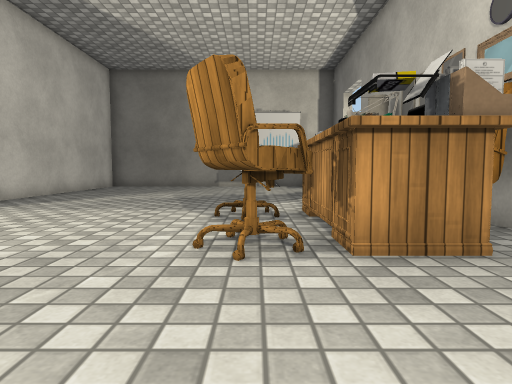
[1] (above)

12 first-person views from a walk through a Unity game level. The camera is 0.47 m above the floor, tilts 4° down and sees 75° across. The floor is counted in squares, 0.5 m on a side. Each view is taken from the middle of a square. On the plan, view 1 faces up. The plan holds only what a view shows up to about 12 squares ahead; the rest is blank. Some surface patterns are stand-ins.

[2]
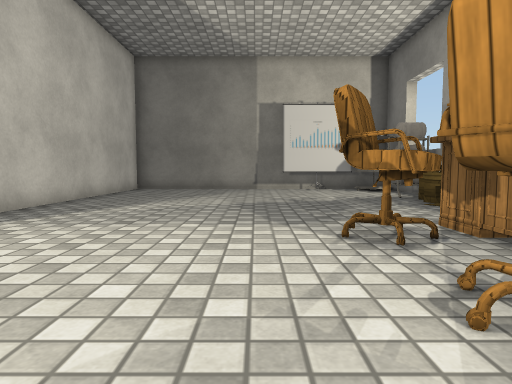

[3]
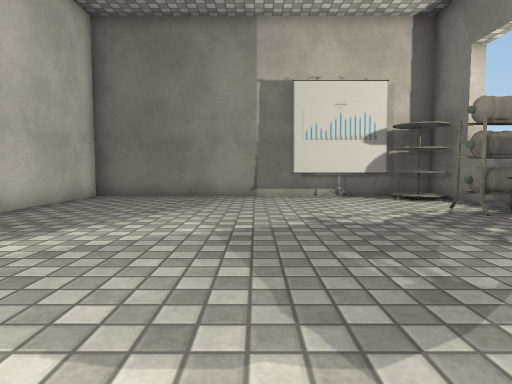

[4]
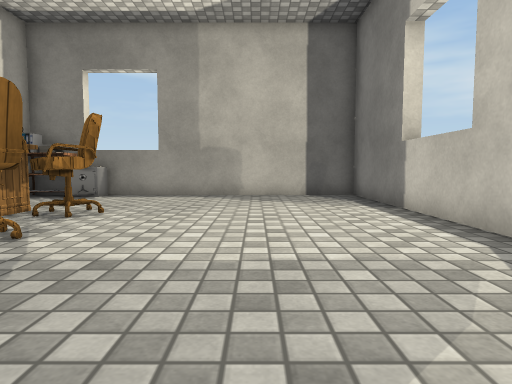

[5]
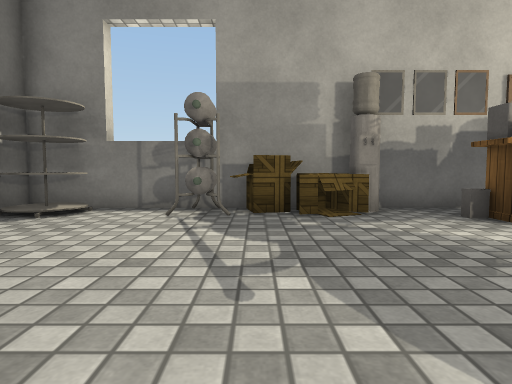

[6]
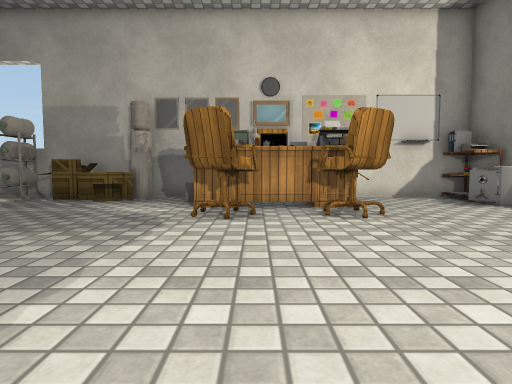

[7]
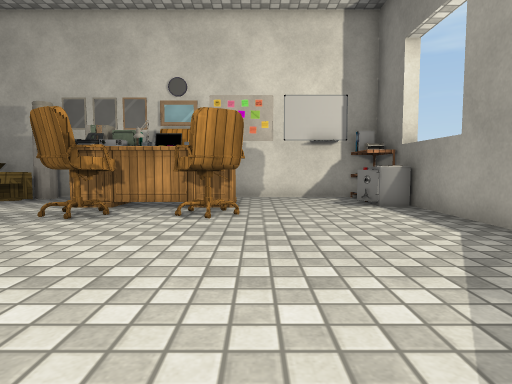

[8]
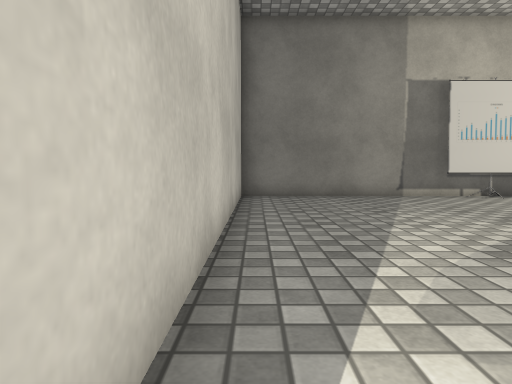

[9]
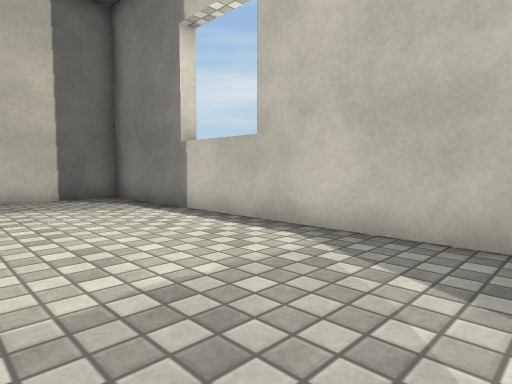

[10]
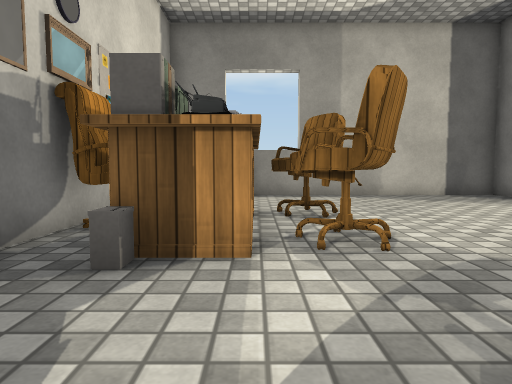

[11]
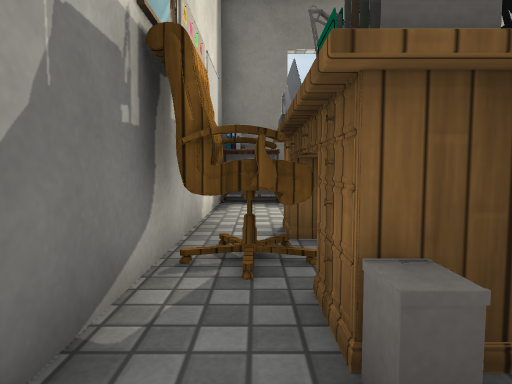

[12]
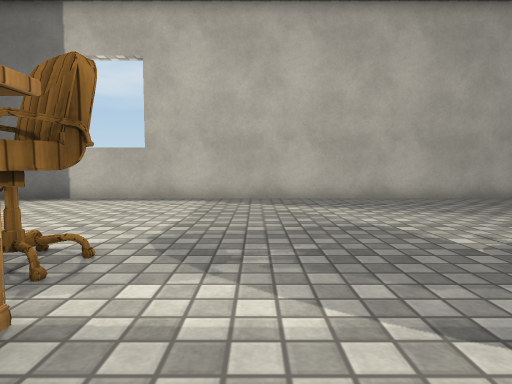

### Floor plan
Points are (right, up) in squares from view 1. A wall is a line through its corners. A room is listed if a view was taken in it or the views show most of it. See-through windows are left out.
Room 1 (views 1, 2, 3, 4, 5, 6, 7, 8, 9, 10, 11, 12)
walls: (2.7, 13.1) (2.6, 13.6); (3.4, 12.7) (3, 13.1); (3.3, 12.9) (2.6, 13.1) (2.7, 13.4); (3.6, 12.8) (3.6, 13.4); (3.7, 12.9) (2.5, 12.9); (1.3, -0.1) (2, 0.3); (1.3, -0.9) (1.3, -0.1) (2.1, -0.1); (2.3, 16.8) (-0.9, 16.8); (-7.5, -0.9) (4, -0.9) (4, 17.4) (-7.5, 17.4) (-7.5, -0.9)
objects: chair (-1, 3) to (1, 5); chair (-1, 6) to (0, 7); table (1, 5) to (2, 7); table (3, 0); chair (3, 5) to (3, 6); box (3, 10); box (3, 11) to (3, 12); other object (4, 0)

Where each view was taken, in squares from view 1:
view 1: 0 up, 0 right, facing up
view 2: 2 up, 2 left, facing up
view 3: 6 up, 2 left, facing up
view 4: 11 up, 4 left, facing down
view 5: 12 up, 4 left, facing right
view 6: 6 up, 7 left, facing right
view 7: 3 up, 7 left, facing right
view 8: 6 up, 7 left, facing up
view 9: 10 up, 3 left, facing down-left
view 10: 11 up, 1 right, facing down
view 11: 9 up, 3 right, facing down
view 12: 9 up, 3 right, facing left
